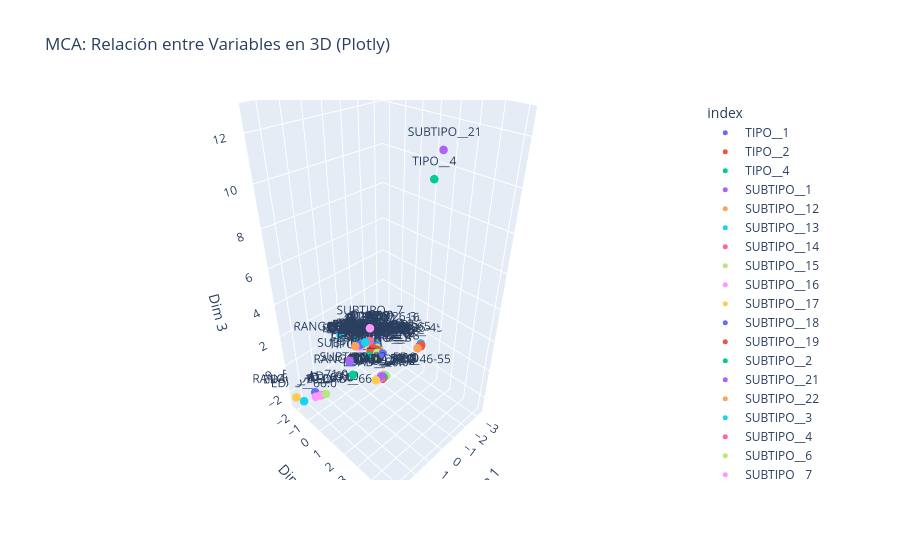

The notebook cell this image was saved under:
### Code cell
# 3. Plotly: Análisis de Correspondencias Múltiples (MCA) en 3D
mca_3d = prince.MCA(n_components=3)
mca_3d.fit(datos2.drop('FECHA INICIAL', axis=1).astype(str))
coords = mca_3d.column_coordinates(datos2.drop('FECHA INICIAL', axis=1).astype(str))

fig_mca = px.scatter_3d(coords, x=0, y=1, z=2, text=coords.index,
                        title='MCA: Relación entre Variables en 3D (Plotly)',
                        labels={'0': 'Dim 1', '1': 'Dim 2', '2': 'Dim 3'},
                        color=coords.index)
fig_mca.update_traces(marker=dict(size=5))
fig_mca.show()

### Figure 1 — Plotly figure (JSON) as saved in the notebook; plotly's stock layout.template omitted (floating-point values rounded to 4 significant figures)
{"data": [{"hovertemplate": "index=%{text}<br>Dim 1=%{x}<br>Dim 2=%{y}<br>Dim 3=%{z}<extra></extra>", "legendgroup": "TIPO__1", "marker": {"color": "#636efa", "size": 5, "symbol": "circle"}, "mode": "markers+text", "name": "TIPO__1", "scene": "scene", "showlegend": true, "text": ["TIPO__1"], "type": "scatter3d", "x": [1.133], "y": [-0.3091], "z": [-0.01215]}, {"hovertemplate": "index=%{text}<br>Dim 1=%{x}<br>Dim 2=%{y}<br>Dim 3=%{z}<extra></extra>", "legendgroup": "TIPO__2", "marker": {"color": "#EF553B", "size": 5, "symbol": "circle"}, "mode": "markers+text", "name": "TIPO__2", "scene": "scene", "showlegend": true, "text": ["TIPO__2"], "type": "scatter3d", "x": [-0.5032], "y": [0.1298], "z": [-0.008525]}, {"hovertemplate": "index=%{text}<br>Dim 1=%{x}<br>Dim 2=%{y}<br>Dim 3=%{z}<extra></extra>", "legendgroup": "TIPO__4", "marker": {"color": "#00cc96", "size": 5, "symbol": "circle"}, "mode": "markers+text", "name": "TIPO__4", "scene": "scene", "showlegend": true, "text": ["TIPO__4"], "type": "scatter3d", "x": [1.055], "y": [4.55], "z": [11.45]}, {"hovertemplate": "index=%{text}<br>Dim 1=%{x}<br>Dim 2=%{y}<br>Dim 3=%{z}<extra></extra>", "legendgroup": "SUBTIPO__1", "marker": {"color": "#ab63fa", "size": 5, "symbol": "circle"}, "mode": "markers+text", "name": "SUBTIPO__1", "scene": "scene", "showlegend": true, "text": ["SUBTIPO__1"], "type": "scatter3d", "x": [1.17], "y": [-0.2694], "z": [0.1474]}, {"hovertemplate": "index=%{text}<br>Dim 1=%{x}<br>Dim 2=%{y}<br>Dim 3=%{z}<extra></extra>", "legendgroup": "SUBTIPO__12", "marker": {"color": "#FFA15A", "size": 5, "symbol": "circle"}, "mode": "markers+text", "name": "SUBTIPO__12", "scene": "scene", "showlegend": true, "text": ["SUBTIPO__12"], "type": "scatter3d", "x": [-0.9574], "y": [-0.3187], "z": [-0.6004]}, {"hovertemplate": "index=%{text}<br>Dim 1=%{x}<br>Dim 2=%{y}<br>Dim 3=%{z}<extra></extra>", "legendgroup": "SUBTIPO__13", "marker": {"color": "#19d3f3", "size": 5, "symbol": "circle"}, "mode": "markers+text", "name": "SUBTIPO__13", "scene": "scene", "showlegend": true, "text": ["SUBTIPO__13"], "type": "scatter3d", "x": [-0.5979], "y": [0.04294], "z": [-0.07257]}, {"hovertemplate": "index=%{text}<br>Dim 1=%{x}<br>Dim 2=%{y}<br>Dim 3=%{z}<extra></extra>", "legendgroup": "SUBTIPO__14", "marker": {"color": "#FF6692", "size": 5, "symbol": "circle"}, "mode": "markers+text", "name": "SUBTIPO__14", "scene": "scene", "showlegend": true, "text": ["SUBTIPO__14"], "type": "scatter3d", "x": [-0.8646], "y": [-0.4347], "z": [0.1353]}, {"hovertemplate": "index=%{text}<br>Dim 1=%{x}<br>Dim 2=%{y}<br>Dim 3=%{z}<extra></extra>", "legendgroup": "SUBTIPO__15", "marker": {"color": "#B6E880", "size": 5, "symbol": "circle"}, "mode": "markers+text", "name": "SUBTIPO__15", "scene": "scene", "showlegend": true, "text": ["SUBTIPO__15"], "type": "scatter3d", "x": [-0.6648], "y": [-0.05476], "z": [0.01861]}, {"hovertemplate": "index=%{text}<br>Dim 1=%{x}<br>Dim 2=%{y}<br>Dim 3=%{z}<extra></extra>", "legendgroup": "SUBTIPO__16", "marker": {"color": "#FF97FF", "size": 5, "symbol": "circle"}, "mode": "markers+text", "name": "SUBTIPO__16", "scene": "scene", "showlegend": true, "text": ["SUBTIPO__16"], "type": "scatter3d", "x": [-1.512], "y": [-0.5067], "z": [0.1089]}, {"hovertemplate": "index=%{text}<br>Dim 1=%{x}<br>Dim 2=%{y}<br>Dim 3=%{z}<extra></extra>", "legendgroup": "SUBTIPO__17", "marker": {"color": "#FECB52", "size": 5, "symbol": "circle"}, "mode": "markers+text", "name": "SUBTIPO__17", "scene": "scene", "showlegend": true, "text": ["SUBTIPO__17"], "type": "scatter3d", "x": [-0.8565], "y": [-0.5872], "z": [-0.8817]}, {"hovertemplate": "index=%{text}<br>Dim 1=%{x}<br>Dim 2=%{y}<br>Dim 3=%{z}<extra></extra>", "legendgroup": "SUBTIPO__18", "marker": {"color": "#636efa", "size": 5, "symbol": "circle"}, "mode": "markers+text", "name": "SUBTIPO__18", "scene": "scene", "showlegend": true, "text": ["SUBTIPO__18"], "type": "scatter3d", "x": [-0.3603], "y": [0.656], "z": [0.2649]}, {"hovertemplate": "index=%{text}<br>Dim 1=%{x}<br>Dim 2=%{y}<br>Dim 3=%{z}<extra></extra>", "legendgroup": "SUBTIPO__19", "marker": {"color": "#EF553B", "size": 5, "symbol": "circle"}, "mode": "markers+text", "name": "SUBTIPO__19", "scene": "scene", "showlegend": true, "text": ["SUBTIPO__19"], "type": "scatter3d", "x": [-0.4514], "y": [0.1115], "z": [0.118]}, {"hovertemplate": "index=%{text}<br>Dim 1=%{x}<br>Dim 2=%{y}<br>Dim 3=%{z}<extra></extra>", "legendgroup": "SUBTIPO__2", "marker": {"color": "#00cc96", "size": 5, "symbol": "circle"}, "mode": "markers+text", "name": "SUBTIPO__2", "scene": "scene", "showlegend": true, "text": ["SUBTIPO__2"], "type": "scatter3d", "x": [1.293], "y": [0.08971], "z": [-0.5457]}, {"hovertemplate": "index=%{text}<br>Dim 1=%{x}<br>Dim 2=%{y}<br>Dim 3=%{z}<extra></extra>", "legendgroup": "SUBTIPO__21", "marker": {"color": "#ab63fa", "size": 5, "symbol": "circle"}, "mode": "markers+text", "name": "SUBTIPO__21", "scene": "scene", "showlegend": true, "text": ["SUBTIPO__21"], "type": "scatter3d", "x": [1.334], "y": [5.062], "z": [12.59]}, {"hovertemplate": "index=%{text}<br>Dim 1=%{x}<br>Dim 2=%{y}<br>Dim 3=%{z}<extra></extra>", "legendgroup": "SUBTIPO__22", "marker": {"color": "#FFA15A", "size": 5, "symbol": "circle"}, "mode": "markers+text", "name": "SUBTIPO__22", "scene": "scene", "showlegend": true, "text": ["SUBTIPO__22"], "type": "scatter3d", "x": [-0.725], "y": [-0.00677], "z": [-0.01595]}, {"hovertemplate": "index=%{text}<br>Dim 1=%{x}<br>Dim 2=%{y}<br>Dim 3=%{z}<extra></extra>", "legendgroup": "SUBTIPO__3", "marker": {"color": "#19d3f3", "size": 5, "symbol": "circle"}, "mode": "markers+text", "name": "SUBTIPO__3", "scene": "scene", "showlegend": true, "text": ["SUBTIPO__3"], "type": "scatter3d", "x": [0.1078], "y": [-2.255], "z": [0.08662]}, {"hovertemplate": "index=%{text}<br>Dim 1=%{x}<br>Dim 2=%{y}<br>Dim 3=%{z}<extra></extra>", "legendgroup": "SUBTIPO__4", "marker": {"color": "#FF6692", "size": 5, "symbol": "circle"}, "mode": "markers+text", "name": "SUBTIPO__4", "scene": "scene", "showlegend": true, "text": ["SUBTIPO__4"], "type": "scatter3d", "x": [-0.287], "y": [-0.8961], "z": [0.07174]}, {"hovertemplate": "index=%{text}<br>Dim 1=%{x}<br>Dim 2=%{y}<br>Dim 3=%{z}<extra></extra>", "legendgroup": "SUBTIPO__6", "marker": {"color": "#B6E880", "size": 5, "symbol": "circle"}, "mode": "markers+text", "name": "SUBTIPO__6", "scene": "scene", "showlegend": true, "text": ["SUBTIPO__6"], "type": "scatter3d", "x": [-0.3255], "y": [0.279], "z": [0.08813]}, {"hovertemplate": "index=%{text}<br>Dim 1=%{x}<br>Dim 2=%{y}<br>Dim 3=%{z}<extra></extra>", "legendgroup": "SUBTIPO__7", "marker": {"color": "#FF97FF", "size": 5, "symbol": "circle"}, "mode": "markers+text", "name": "SUBTIPO__7", "scene": "scene", "showlegend": true, "text": ["SUBTIPO__7"], "type": "scatter3d", "x": [0.6866], "y": [0.8589], "z": [2.749]}, {"hovertemplate": "index=%{text}<br>Dim 1=%{x}<br>Dim 2=%{y}<br>Dim 3=%{z}<extra></extra>", "legendgroup": "SUBTIPO__8", "marker": {"color": "#FECB52", "size": 5, "symbol": "circle"}, "mode": "markers+text", "name": "SUBTIPO__8", "scene": "scene", "showlegend": true, "text": ["SUBTIPO__8"], "type": "scatter3d", "x": [-0.3178], "y": [0.3498], "z": [-0.06134]}, {"hovertemplate": "index=%{text}<br>Dim 1=%{x}<br>Dim 2=%{y}<br>Dim 3=%{z}<extra></extra>", "legendgroup": "SUBTIPO__9", "marker": {"color": "#636efa", "size": 5, "symbol": "circle"}, "mode": "markers+text", "name": "SUBTIPO__9", "scene": "scene", "showlegend": true, "text": ["SUBTIPO__9"], "type": "scatter3d", "x": [-0.6968], "y": [-0.08069], "z": [0.07287]}, {"hovertemplate": "index=%{text}<br>Dim 1=%{x}<br>Dim 2=%{y}<br>Dim 3=%{z}<extra></extra>", "legendgroup": "EDAD__20.0", "marker": {"color": "#EF553B", "size": 5, "symbol": "circle"}, "mode": "markers+text", "name": "EDAD__20.0", "scene": "scene", "showlegend": true, "text": ["EDAD__20.0"], "type": "scatter3d", "x": [-3.141], "y": [0.9751], "z": [-0.7781]}, {"hovertemplate": "index=%{text}<br>Dim 1=%{x}<br>Dim 2=%{y}<br>Dim 3=%{z}<extra></extra>", "legendgroup": "EDAD__23.0", "marker": {"color": "#00cc96", "size": 5, "symbol": "circle"}, "mode": "markers+text", "name": "EDAD__23.0", "scene": "scene", "showlegend": true, "text": ["EDAD__23.0"], "type": "scatter3d", "x": [-3.313], "y": [0.8104], "z": [-0.8141]}, {"hovertemplate": "index=%{text}<br>Dim 1=%{x}<br>Dim 2=%{y}<br>Dim 3=%{z}<extra></extra>", "legendgroup": "EDAD__24.0", "marker": {"color": "#ab63fa", "size": 5, "symbol": "circle"}, "mode": "markers+text", "name": "EDAD__24.0", "scene": "scene", "showlegend": true, "text": ["EDAD__24.0"], "type": "scatter3d", "x": [-3.299], "y": [0.8605], "z": [-0.8652]}, {"hovertemplate": "index=%{text}<br>Dim 1=%{x}<br>Dim 2=%{y}<br>Dim 3=%{z}<extra></extra>", "legendgroup": "EDAD__25.0", "marker": {"color": "#FFA15A", "size": 5, "symbol": "circle"}, "mode": "markers+text", "name": "EDAD__25.0", "scene": "scene", "showlegend": true, "text": ["EDAD__25.0"], "type": "scatter3d", "x": [-2.881], "y": [0.9386], "z": [-0.8144]}, {"hovertemplate": "index=%{text}<br>Dim 1=%{x}<br>Dim 2=%{y}<br>Dim 3=%{z}<extra></extra>", "legendgroup": "EDAD__26.0", "marker": {"color": "#19d3f3", "size": 5, "symbol": "circle"}, "mode": "markers+text", "name": "EDAD__26.0", "scene": "scene", "showlegend": true, "text": ["EDAD__26.0"], "type": "scatter3d", "x": [-0.465], "y": [-1.595], "z": [-0.001754]}, {"hovertemplate": "index=%{text}<br>Dim 1=%{x}<br>Dim 2=%{y}<br>Dim 3=%{z}<extra></extra>", "legendgroup": "EDAD__27.0", "marker": {"color": "#FF6692", "size": 5, "symbol": "circle"}, "mode": "markers+text", "name": "EDAD__27.0", "scene": "scene", "showlegend": true, "text": ["EDAD__27.0"], "type": "scatter3d", "x": [-0.6936], "y": [-1.711], "z": [0.00619]}, {"hovertemplate": "index=%{text}<br>Dim 1=%{x}<br>Dim 2=%{y}<br>Dim 3=%{z}<extra></extra>", "legendgroup": "EDAD__28.0", "marker": {"color": "#B6E880", "size": 5, "symbol": "circle"}, "mode": "markers+text", "name": "EDAD__28.0", "scene": "scene", "showlegend": true, "text": ["EDAD__28.0"], "type": "scatter3d", "x": [-0.8444], "y": [-1.659], "z": [-0.03922]}, {"hovertemplate": "index=%{text}<br>Dim 1=%{x}<br>Dim 2=%{y}<br>Dim 3=%{z}<extra></extra>", "legendgroup": "EDAD__29.0", "marker": {"color": "#FF97FF", "size": 5, "symbol": "circle"}, "mode": "markers+text", "name": "EDAD__29.0", "scene": "scene", "showlegend": true, "text": ["EDAD__29.0"], "type": "scatter3d", "x": [-0.3325], "y": [-2.013], "z": [0.008569]}, {"hovertemplate": "index=%{text}<br>Dim 1=%{x}<br>Dim 2=%{y}<br>Dim 3=%{z}<extra></extra>", "legendgroup": "EDAD__30.0", "marker": {"color": "#FECB52", "size": 5, "symbol": "circle"}, "mode": "markers+text", "name": "EDAD__30.0", "scene": "scene", "showlegend": true, "text": ["EDAD__30.0"], "type": "scatter3d", "x": [-0.6153], "y": [-1.777], "z": [0.001931]}, {"hovertemplate": "index=%{text}<br>Dim 1=%{x}<br>Dim 2=%{y}<br>Dim 3=%{z}<extra></extra>", "legendgroup": "EDAD__31.0", "marker": {"color": "#636efa", "size": 5, "symbol": "circle"}, "mode": "markers+text", "name": "EDAD__31.0", "scene": "scene", "showlegend": true, "text": ["EDAD__31.0"], "type": "scatter3d", "x": [-0.8537], "y": [-1.629], "z": [-0.007464]}, {"hovertemplate": "index=%{text}<br>Dim 1=%{x}<br>Dim 2=%{y}<br>Dim 3=%{z}<extra></extra>", "legendgroup": "EDAD__32.0", "marker": {"color": "#EF553B", "size": 5, "symbol": "circle"}, "mode": "markers+text", "name": "EDAD__32.0", "scene": "scene", "showlegend": true, "text": ["EDAD__32.0"], "type": "scatter3d", "x": [-0.7149], "y": [-1.757], "z": [-0.02205]}, {"hovertemplate": "index=%{text}<br>Dim 1=%{x}<br>Dim 2=%{y}<br>Dim 3=%{z}<extra></extra>", "legendgroup": "EDAD__33.0", "marker": {"color": "#00cc96", "size": 5, "symbol": "circle"}, "mode": "markers+text", "name": "EDAD__33.0", "scene": "scene", "showlegend": true, "text": ["EDAD__33.0"], "type": "scatter3d", "x": [-0.4737], "y": [-1.804], "z": [-0.004485]}, {"hovertemplate": "index=%{text}<br>Dim 1=%{x}<br>Dim 2=%{y}<br>Dim 3=%{z}<extra></extra>", "legendgroup": "EDAD__34.0", "marker": {"color": "#ab63fa", "size": 5, "symbol": "circle"}, "mode": "markers+text", "name": "EDAD__34.0", "scene": "scene", "showlegend": true, "text": ["EDAD__34.0"], "type": "scatter3d", "x": [-0.4884], "y": [-1.729], "z": [-0.03562]}, {"hovertemplate": "index=%{text}<br>Dim 1=%{x}<br>Dim 2=%{y}<br>Dim 3=%{z}<extra></extra>", "legendgroup": "EDAD__35.0", "marker": {"color": "#FFA15A", "size": 5, "symbol": "circle"}, "mode": "markers+text", "name": "EDAD__35.0", "scene": "scene", "showlegend": true, "text": ["EDAD__35.0"], "type": "scatter3d", "x": [-0.3375], "y": [-1.864], "z": [-0.007488]}, {"hovertemplate": "index=%{text}<br>Dim 1=%{x}<br>Dim 2=%{y}<br>Dim 3=%{z}<extra></extra>", "legendgroup": "EDAD__36.0", "marker": {"color": "#19d3f3", "size": 5, "symbol": "circle"}, "mode": "markers+text", "name": "EDAD__36.0", "scene": "scene", "showlegend": true, "text": ["EDAD__36.0"], "type": "scatter3d", "x": [-0.7585], "y": [-0.3092], "z": [0.17]}, {"hovertemplate": "index=%{text}<br>Dim 1=%{x}<br>Dim 2=%{y}<br>Dim 3=%{z}<extra></extra>", "legendgroup": "EDAD__37.0", "marker": {"color": "#FF6692", "size": 5, "symbol": "circle"}, "mode": "markers+text", "name": "EDAD__37.0", "scene": "scene", "showlegend": true, "text": ["EDAD__37.0"], "type": "scatter3d", "x": [-0.6616], "y": [-0.336], "z": [0.09055]}, {"hovertemplate": "index=%{text}<br>Dim 1=%{x}<br>Dim 2=%{y}<br>Dim 3=%{z}<extra></extra>", "legendgroup": "EDAD__38.0", "marker": {"color": "#B6E880", "size": 5, "symbol": "circle"}, "mode": "markers+text", "name": "EDAD__38.0", "scene": "scene", "showlegend": true, "text": ["EDAD__38.0"], "type": "scatter3d", "x": [-0.6131], "y": [-0.2133], "z": [0.1012]}, {"hovertemplate": "index=%{text}<br>Dim 1=%{x}<br>Dim 2=%{y}<br>Dim 3=%{z}<extra></extra>", "legendgroup": "EDAD__39.0", "marker": {"color": "#FF97FF", "size": 5, "symbol": "circle"}, "mode": "markers+text", "name": "EDAD__39.0", "scene": "scene", "showlegend": true, "text": ["EDAD__39.0"], "type": "scatter3d", "x": [-0.7116], "y": [-0.1582], "z": [0.1047]}, {"hovertemplate": "index=%{text}<br>Dim 1=%{x}<br>Dim 2=%{y}<br>Dim 3=%{z}<extra></extra>", "legendgroup": "EDAD__40.0", "marker": {"color": "#FECB52", "size": 5, "symbol": "circle"}, "mode": "markers+text", "name": "EDAD__40.0", "scene": "scene", "showlegend": true, "text": ["EDAD__40.0"], "type": "scatter3d", "x": [-0.3909], "y": [-0.2884], "z": [0.07654]}, {"hovertemplate": "index=%{text}<br>Dim 1=%{x}<br>Dim 2=%{y}<br>Dim 3=%{z}<extra></extra>", "legendgroup": "EDAD__41.0", "marker": {"color": "#636efa", "size": 5, "symbol": "circle"}, "mode": "markers+text", "name": "EDAD__41.0", "scene": "scene", "showlegend": true, "text": ["EDAD__41.0"], "type": "scatter3d", "x": [-0.6626], "y": [-0.1725], "z": [0.1339]}, {"hovertemplate": "index=%{text}<br>Dim 1=%{x}<br>Dim 2=%{y}<br>Dim 3=%{z}<extra></extra>", "legendgroup": "EDAD__42.0", "marker": {"color": "#EF553B", "size": 5, "symbol": "circle"}, "mode": "markers+text", "name": "EDAD__42.0", "scene": "scene", "showlegend": true, "text": ["EDAD__42.0"], "type": "scatter3d", "x": [-0.4129], "y": [-0.2322], "z": [0.09633]}, {"hovertemplate": "index=%{text}<br>Dim 1=%{x}<br>Dim 2=%{y}<br>Dim 3=%{z}<extra></extra>", "legendgroup": "EDAD__43.0", "marker": {"color": "#00cc96", "size": 5, "symbol": "circle"}, "mode": "markers+text", "name": "EDAD__43.0", "scene": "scene", "showlegend": true, "text": ["EDAD__43.0"], "type": "scatter3d", "x": [-0.796], "y": [-0.1616], "z": [0.08812]}, {"hovertemplate": "index=%{text}<br>Dim 1=%{x}<br>Dim 2=%{y}<br>Dim 3=%{z}<extra></extra>", "legendgroup": "EDAD__44.0", "marker": {"color": "#ab63fa", "size": 5, "symbol": "circle"}, "mode": "markers+text", "name": "EDAD__44.0", "scene": "scene", "showlegend": true, "text": ["EDAD__44.0"], "type": "scatter3d", "x": [-0.7196], "y": [-0.1497], "z": [0.07829]}, {"hovertemplate": "index=%{text}<br>Dim 1=%{x}<br>Dim 2=%{y}<br>Dim 3=%{z}<extra></extra>", "legendgroup": "EDAD__45.0", "marker": {"color": "#FFA15A", "size": 5, "symbol": "circle"}, "mode": "markers+text", "name": "EDAD__45.0", "scene": "scene", "showlegend": true, "text": ["EDAD__45.0"], "type": "scatter3d", "x": [-0.4659], "y": [-0.1838], "z": [0.04774]}, {"hovertemplate": "index=%{text}<br>Dim 1=%{x}<br>Dim 2=%{y}<br>Dim 3=%{z}<extra></extra>", "legendgroup": "EDAD__46.0", "marker": {"color": "#19d3f3", "size": 5, "symbol": "circle"}, "mode": "markers+text", "name": "EDAD__46.0", "scene": "scene", "showlegend": true, "text": ["EDAD__46.0"], "type": "scatter3d", "x": [-0.1745], "y": [1.073], "z": [-0.9614]}, {"hovertemplate": "index=%{text}<br>Dim 1=%{x}<br>Dim 2=%{y}<br>Dim 3=%{z}<extra></extra>", "legendgroup": "EDAD__47.0", "marker": {"color": "#FF6692", "size": 5, "symbol": "circle"}, "mode": "markers+text", "name": "EDAD__47.0", "scene": "scene", "showlegend": true, "text": ["EDAD__47.0"], "type": "scatter3d", "x": [0.02249], "y": [1.073], "z": [-0.8907]}, {"hovertemplate": "index=%{text}<br>Dim 1=%{x}<br>Dim 2=%{y}<br>Dim 3=%{z}<extra></extra>", "legendgroup": "EDAD__48.0", "marker": {"color": "#B6E880", "size": 5, "symbol": "circle"}, "mode": "markers+text", "name": "EDAD__48.0", "scene": "scene", "showlegend": true, "text": ["EDAD__48.0"], "type": "scatter3d", "x": [-0.1173], "y": [1.164], "z": [-0.8971]}, {"hovertemplate": "index=%{text}<br>Dim 1=%{x}<br>Dim 2=%{y}<br>Dim 3=%{z}<extra></extra>", "legendgroup": "EDAD__49.0", "marker": {"color": "#FF97FF", "size": 5, "symbol": "circle"}, "mode": "markers+text", "name": "EDAD__49.0", "scene": "scene", "showlegend": true, "text": ["EDAD__49.0"], "type": "scatter3d", "x": [0.1711], "y": [1.032], "z": [-0.8841]}, {"hovertemplate": "index=%{text}<br>Dim 1=%{x}<br>Dim 2=%{y}<br>Dim 3=%{z}<extra></extra>", "legendgroup": "EDAD__50.0", "marker": {"color": "#FECB52", "size": 5, "symbol": "circle"}, "mode": "markers+text", "name": "EDAD__50.0", "scene": "scene", "showlegend": true, "text": ["EDAD__50.0"], "type": "scatter3d", "x": [0.4587], "y": [0.9716], "z": [-0.915]}, {"hovertemplate": "index=%{text}<br>Dim 1=%{x}<br>Dim 2=%{y}<br>Dim 3=%{z}<extra></extra>", "legendgroup": "EDAD__51.0", "marker": {"color": "#636efa", "size": 5, "symbol": "circle"}, "mode": "markers+text", "name": "EDAD__51.0", "scene": "scene", "showlegend": true, "text": ["EDAD__51.0"], "type": "scatter3d", "x": [0.1075], "y": [1.036], "z": [-0.866]}, {"hovertemplate": "index=%{text}<br>Dim 1=%{x}<br>Dim 2=%{y}<br>Dim 3=%{z}<extra></extra>", "legendgroup": "EDAD__52.0", "marker": {"color": "#EF553B", "size": 5, "symbol": "circle"}, "mode": "markers+text", "name": "EDAD__52.0", "scene": "scene", "showlegend": true, "text": ["EDAD__52.0"], "type": "scatter3d", "x": [0.1023], "y": [1.111], "z": [-0.9638]}, {"hovertemplate": "index=%{text}<br>Dim 1=%{x}<br>Dim 2=%{y}<br>Dim 3=%{z}<extra></extra>", "legendgroup": "EDAD__53.0", "marker": {"color": "#00cc96", "size": 5, "symbol": "circle"}, "mode": "markers+text", "name": "EDAD__53.0", "scene": "scene", "showlegend": true, "text": ["EDAD__53.0"], "type": "scatter3d", "x": [0.01462], "y": [1.106], "z": [-0.9077]}, {"hovertemplate": "index=%{text}<br>Dim 1=%{x}<br>Dim 2=%{y}<br>Dim 3=%{z}<extra></extra>", "legendgroup": "EDAD__54.0", "marker": {"color": "#ab63fa", "size": 5, "symbol": "circle"}, "mode": "markers+text", "name": "EDAD__54.0", "scene": "scene", "showlegend": true, "text": ["EDAD__54.0"], "type": "scatter3d", "x": [0.1797], "y": [1.066], "z": [-0.7663]}, {"hovertemplate": "index=%{text}<br>Dim 1=%{x}<br>Dim 2=%{y}<br>Dim 3=%{z}<extra></extra>", "legendgroup": "EDAD__55.0", "marker": {"color": "#FFA15A", "size": 5, "symbol": "circle"}, "mode": "markers+text", "name": "EDAD__55.0", "scene": "scene", "showlegend": true, "text": ["EDAD__55.0"], "type": "scatter3d", "x": [-0.05792], "y": [1.033], "z": [-0.861]}, {"hovertemplate": "index=%{text}<br>Dim 1=%{x}<br>Dim 2=%{y}<br>Dim 3=%{z}<extra></extra>", "legendgroup": "EDAD__56.0", "marker": {"color": "#19d3f3", "size": 5, "symbol": "circle"}, "mode": "markers+text", "name": "EDAD__56.0", "scene": "scene", "showlegend": true, "text": ["EDAD__56.0"], "type": "scatter3d", "x": [0.6881], "y": [0.4889], "z": [1.612]}, {"hovertemplate": "index=%{text}<br>Dim 1=%{x}<br>Dim 2=%{y}<br>Dim 3=%{z}<extra></extra>", "legendgroup": "EDAD__57.0", "marker": {"color": "#FF6692", "size": 5, "symbol": "circle"}, "mode": "markers+text", "name": "EDAD__57.0", "scene": "scene", "showlegend": true, "text": ["EDAD__57.0"], "type": "scatter3d", "x": [0.3983], "y": [0.4801], "z": [1.501]}, {"hovertemplate": "index=%{text}<br>Dim 1=%{x}<br>Dim 2=%{y}<br>Dim 3=%{z}<extra></extra>", "legendgroup": "EDAD__58.0", "marker": {"color": "#B6E880", "size": 5, "symbol": "circle"}, "mode": "markers+text", "name": "EDAD__58.0", "scene": "scene", "showlegend": true, "text": ["EDAD__58.0"], "type": "scatter3d", "x": [0.7515], "y": [0.3111], "z": [1.34]}, {"hovertemplate": "index=%{text}<br>Dim 1=%{x}<br>Dim 2=%{y}<br>Dim 3=%{z}<extra></extra>", "legendgroup": "EDAD__59.0", "marker": {"color": "#FF97FF", "size": 5, "symbol": "circle"}, "mode": "markers+text", "name": "EDAD__59.0", "scene": "scene", "showlegend": true, "text": ["EDAD__59.0"], "type": "scatter3d", "x": [0.9227], "y": [0.2959], "z": [1.309]}, {"hovertemplate": "index=%{text}<br>Dim 1=%{x}<br>Dim 2=%{y}<br>Dim 3=%{z}<extra></extra>", "legendgroup": "EDAD__60.0", "marker": {"color": "#FECB52", "size": 5, "symbol": "circle"}, "mode": "markers+text", "name": "EDAD__60.0", "scene": "scene", "showlegend": true, "text": ["EDAD__60.0"], "type": "scatter3d", "x": [0.535], "y": [0.3854], "z": [1.388]}, {"hovertemplate": "index=%{text}<br>Dim 1=%{x}<br>Dim 2=%{y}<br>Dim 3=%{z}<extra></extra>", "legendgroup": "EDAD__61.0", "marker": {"color": "#636efa", "size": 5, "symbol": "circle"}, "mode": "markers+text", "name": "EDAD__61.0", "scene": "scene", "showlegend": true, "text": ["EDAD__61.0"], "type": "scatter3d", "x": [0.8799], "y": [0.2698], "z": [1.414]}, {"hovertemplate": "index=%{text}<br>Dim 1=%{x}<br>Dim 2=%{y}<br>Dim 3=%{z}<extra></extra>", "legendgroup": "EDAD__62.0", "marker": {"color": "#EF553B", "size": 5, "symbol": "circle"}, "mode": "markers+text", "name": "EDAD__62.0", "scene": "scene", "showlegend": true, "text": ["EDAD__62.0"], "type": "scatter3d", "x": [0.846], "y": [0.3056], "z": [1.369]}, {"hovertemplate": "index=%{text}<br>Dim 1=%{x}<br>Dim 2=%{y}<br>Dim 3=%{z}<extra></extra>", "legendgroup": "EDAD__63.0", "marker": {"color": "#00cc96", "size": 5, "symbol": "circle"}, "mode": "markers+text", "name": "EDAD__63.0", "scene": "scene", "showlegend": true, "text": ["EDAD__63.0"], "type": "scatter3d", "x": [0.8423], "y": [0.2786], "z": [1.429]}, {"hovertemplate": "index=%{text}<br>Dim 1=%{x}<br>Dim 2=%{y}<br>Dim 3=%{z}<extra></extra>", "legendgroup": "EDAD__64.0", "marker": {"color": "#ab63fa", "size": 5, "symbol": "circle"}, "mode": "markers+text", "name": "EDAD__64.0", "scene": "scene", "showlegend": true, "text": ["EDAD__64.0"], "type": "scatter3d", "x": [0.7325], "y": [0.2516], "z": [1.356]}, {"hovertemplate": "index=%{text}<br>Dim 1=%{x}<br>Dim 2=%{y}<br>Dim 3=%{z}<extra></extra>", "legendgroup": "EDAD__65.0", "marker": {"color": "#FFA15A", "size": 5, "symbol": "circle"}, "mode": "markers+text", "name": "EDAD__65.0", "scene": "scene", "showlegend": true, "text": ["EDAD__65.0"], "type": "scatter3d", "x": [1.096], "y": [0.1764], "z": [1.408]}, {"hovertemplate": "index=%{text}<br>Dim 1=%{x}<br>Dim 2=%{y}<br>Dim 3=%{z}<extra></extra>", "legendgroup": "EDAD__66.0", "marker": {"color": "#19d3f3", "size": 5, "symbol": "circle"}, "mode": "markers+text", "name": "EDAD__66.0", "scene": "scene", "showlegend": true, "text": ["EDAD__66.0"], "type": "scatter3d", "x": [3.287], "y": [-1.848], "z": [-2.556]}, {"hovertemplate": "index=%{text}<br>Dim 1=%{x}<br>Dim 2=%{y}<br>Dim 3=%{z}<extra></extra>", "legendgroup": "EDAD__67.0", "marker": {"color": "#FF6692", "size": 5, "symbol": "circle"}, "mode": "markers+text", "name": "EDAD__67.0", "scene": "scene", "showlegend": true, "text": ["EDAD__67.0"], "type": "scatter3d", "x": [2.308], "y": [-1.563], "z": [-2.616]}, {"hovertemplate": "index=%{text}<br>Dim 1=%{x}<br>Dim 2=%{y}<br>Dim 3=%{z}<extra></extra>", "legendgroup": "EDAD__68.0", "marker": {"color": "#B6E880", "size": 5, "symbol": "circle"}, "mode": "markers+text", "name": "EDAD__68.0", "scene": "scene", "showlegend": true, "text": ["EDAD__68.0"], "type": "scatter3d", "x": [2.135], "y": [-1.366], "z": [-2.502]}, {"hovertemplate": "index=%{text}<br>Dim 1=%{x}<br>Dim 2=%{y}<br>Dim 3=%{z}<extra></extra>", "legendgroup": "EDAD__69.0", "marker": {"color": "#FF97FF", "size": 5, "symbol": "circle"}, "mode": "markers+text", "name": "EDAD__69.0", "scene": "scene", "showlegend": true, "text": ["EDAD__69.0"], "type": "scatter3d", "x": [2.37], "y": [-1.575], "z": [-2.602]}, {"hovertemplate": "index=%{text}<br>Dim 1=%{x}<br>Dim 2=%{y}<br>Dim 3=%{z}<extra></extra>", "legendgroup": "EDAD__70.0", "marker": {"color": "#FECB52", "size": 5, "symbol": "circle"}, "mode": "markers+text", "name": "EDAD__70.0", "scene": "scene", "showlegend": true, "text": ["EDAD__70.0"], "type": "scatter3d", "x": [3.489], "y": [-2.263], "z": [-2.418]}, {"hovertemplate": "index=%{text}<br>Dim 1=%{x}<br>Dim 2=%{y}<br>Dim 3=%{z}<extra></extra>", "legendgroup": "EDAD__71.0", "marker": {"color": "#636efa", "size": 5, "symbol": "circle"}, "mode": "markers+text", "name": "EDAD__71.0", "scene": "scene", "showlegend": true, "text": ["EDAD__71.0"], "type": "scatter3d", "x": [2.492], "y": [-1.867], "z": [-2.475]}, {"hovertemplate": "index=%{text}<br>Dim 1=%{x}<br>Dim 2=%{y}<br>Dim 3=%{z}<extra></extra>", "legendgroup": "FEMENINO__0", "marker": {"color": "#EF553B", "size": 5, "symbol": "circle"}, "mode": "markers+text", "name": "FEMENINO__0", "scene": "scene", "showlegend": true, "text": ["FEMENINO__0"], "type": "scatter3d", "x": [-0.2872], "y": [-0.2146], "z": [-0.06329]}, {"hovertemplate": "index=%{text}<br>Dim 1=%{x}<br>Dim 2=%{y}<br>Dim 3=%{z}<extra></extra>", "legendgroup": "FEMENINO__1", "marker": {"color": "#00cc96", "size": 5, "symbol": "circle"}, "mode": "markers+text", "name": "FEMENINO__1", "scene": "scene", "showlegend": true, "text": ["FEMENINO__1"], "type": "scatter3d", "x": [0.1091], "y": [0.08107], "z": [0.02412]}, {"hovertemplate": "index=%{text}<br>Dim 1=%{x}<br>Dim 2=%{y}<br>Dim 3=%{z}<extra></extra>", "legendgroup": "RANGO DE EDAD__19-25", "marker": {"color": "#ab63fa", "size": 5, "symbol": "circle"}, "mode": "markers+text", "name": "RANGO DE EDAD__19-25", "scene": "scene", "showlegend": true, "text": ["RANGO DE EDAD__19-25"], "type": "scatter3d", "x": [-3.108], "y": [0.884], "z": [-0.8154]}, {"hovertemplate": "index=%{text}<br>Dim 1=%{x}<br>Dim 2=%{y}<br>Dim 3=%{z}<extra></extra>", "legendgroup": "RANGO DE EDAD__26-35", "marker": {"color": "#FFA15A", "size": 5, "symbol": "circle"}, "mode": "markers+text", "name": "RANGO DE EDAD__26-35", "scene": "scene", "showlegend": true, "text": ["RANGO DE EDAD__26-35"], "type": "scatter3d", "x": [-0.5361], "y": [-1.78], "z": [-0.01122]}, {"hovertemplate": "index=%{text}<br>Dim 1=%{x}<br>Dim 2=%{y}<br>Dim 3=%{z}<extra></extra>", "legendgroup": "RANGO DE EDAD__36-45", "marker": {"color": "#19d3f3", "size": 5, "symbol": "circle"}, "mode": "markers+text", "name": "RANGO DE EDAD__36-45", "scene": "scene", "showlegend": true, "text": ["RANGO DE EDAD__36-45"], "type": "scatter3d", "x": [-0.6053], "y": [-0.2221], "z": [0.09912]}, {"hovertemplate": "index=%{text}<br>Dim 1=%{x}<br>Dim 2=%{y}<br>Dim 3=%{z}<extra></extra>", "legendgroup": "RANGO DE EDAD__46-55", "marker": {"color": "#FF6692", "size": 5, "symbol": "circle"}, "mode": "markers+text", "name": "RANGO DE EDAD__46-55", "scene": "scene", "showlegend": true, "text": ["RANGO DE EDAD__46-55"], "type": "scatter3d", "x": [0.07869], "y": [1.065], "z": [-0.8908]}, {"hovertemplate": "index=%{text}<br>Dim 1=%{x}<br>Dim 2=%{y}<br>Dim 3=%{z}<extra></extra>", "legendgroup": "RANGO DE EDAD__56-65", "marker": {"color": "#B6E880", "size": 5, "symbol": "circle"}, "mode": "markers+text", "name": "RANGO DE EDAD__56-65", "scene": "scene", "showlegend": true, "text": ["RANGO DE EDAD__56-65"], "type": "scatter3d", "x": [0.763], "y": [0.3311], "z": [1.415]}, {"hovertemplate": "index=%{text}<br>Dim 1=%{x}<br>Dim 2=%{y}<br>Dim 3=%{z}<extra></extra>", "legendgroup": "RANGO DE EDAD__66+", "marker": {"color": "#FF97FF", "size": 5, "symbol": "circle"}, "mode": "markers+text", "name": "RANGO DE EDAD__66+", "scene": "scene", "showlegend": true, "text": ["RANGO DE EDAD__66+"], "type": "scatter3d", "x": [2.623], "y": [-1.659], "z": [-2.577]}], "layout": {"legend": {"title": {"text": "index"}, "tracegroupgap": 0}, "scene": {"domain": {"x": [0.0, 1.0], "y": [0.0, 1.0]}, "xaxis": {"title": {"text": "Dim 1"}}, "yaxis": {"title": {"text": "Dim 2"}}, "zaxis": {"title": {"text": "Dim 3"}}}, "title": {"text": "MCA: Relación entre Variables en 3D (Plotly)"}}}
